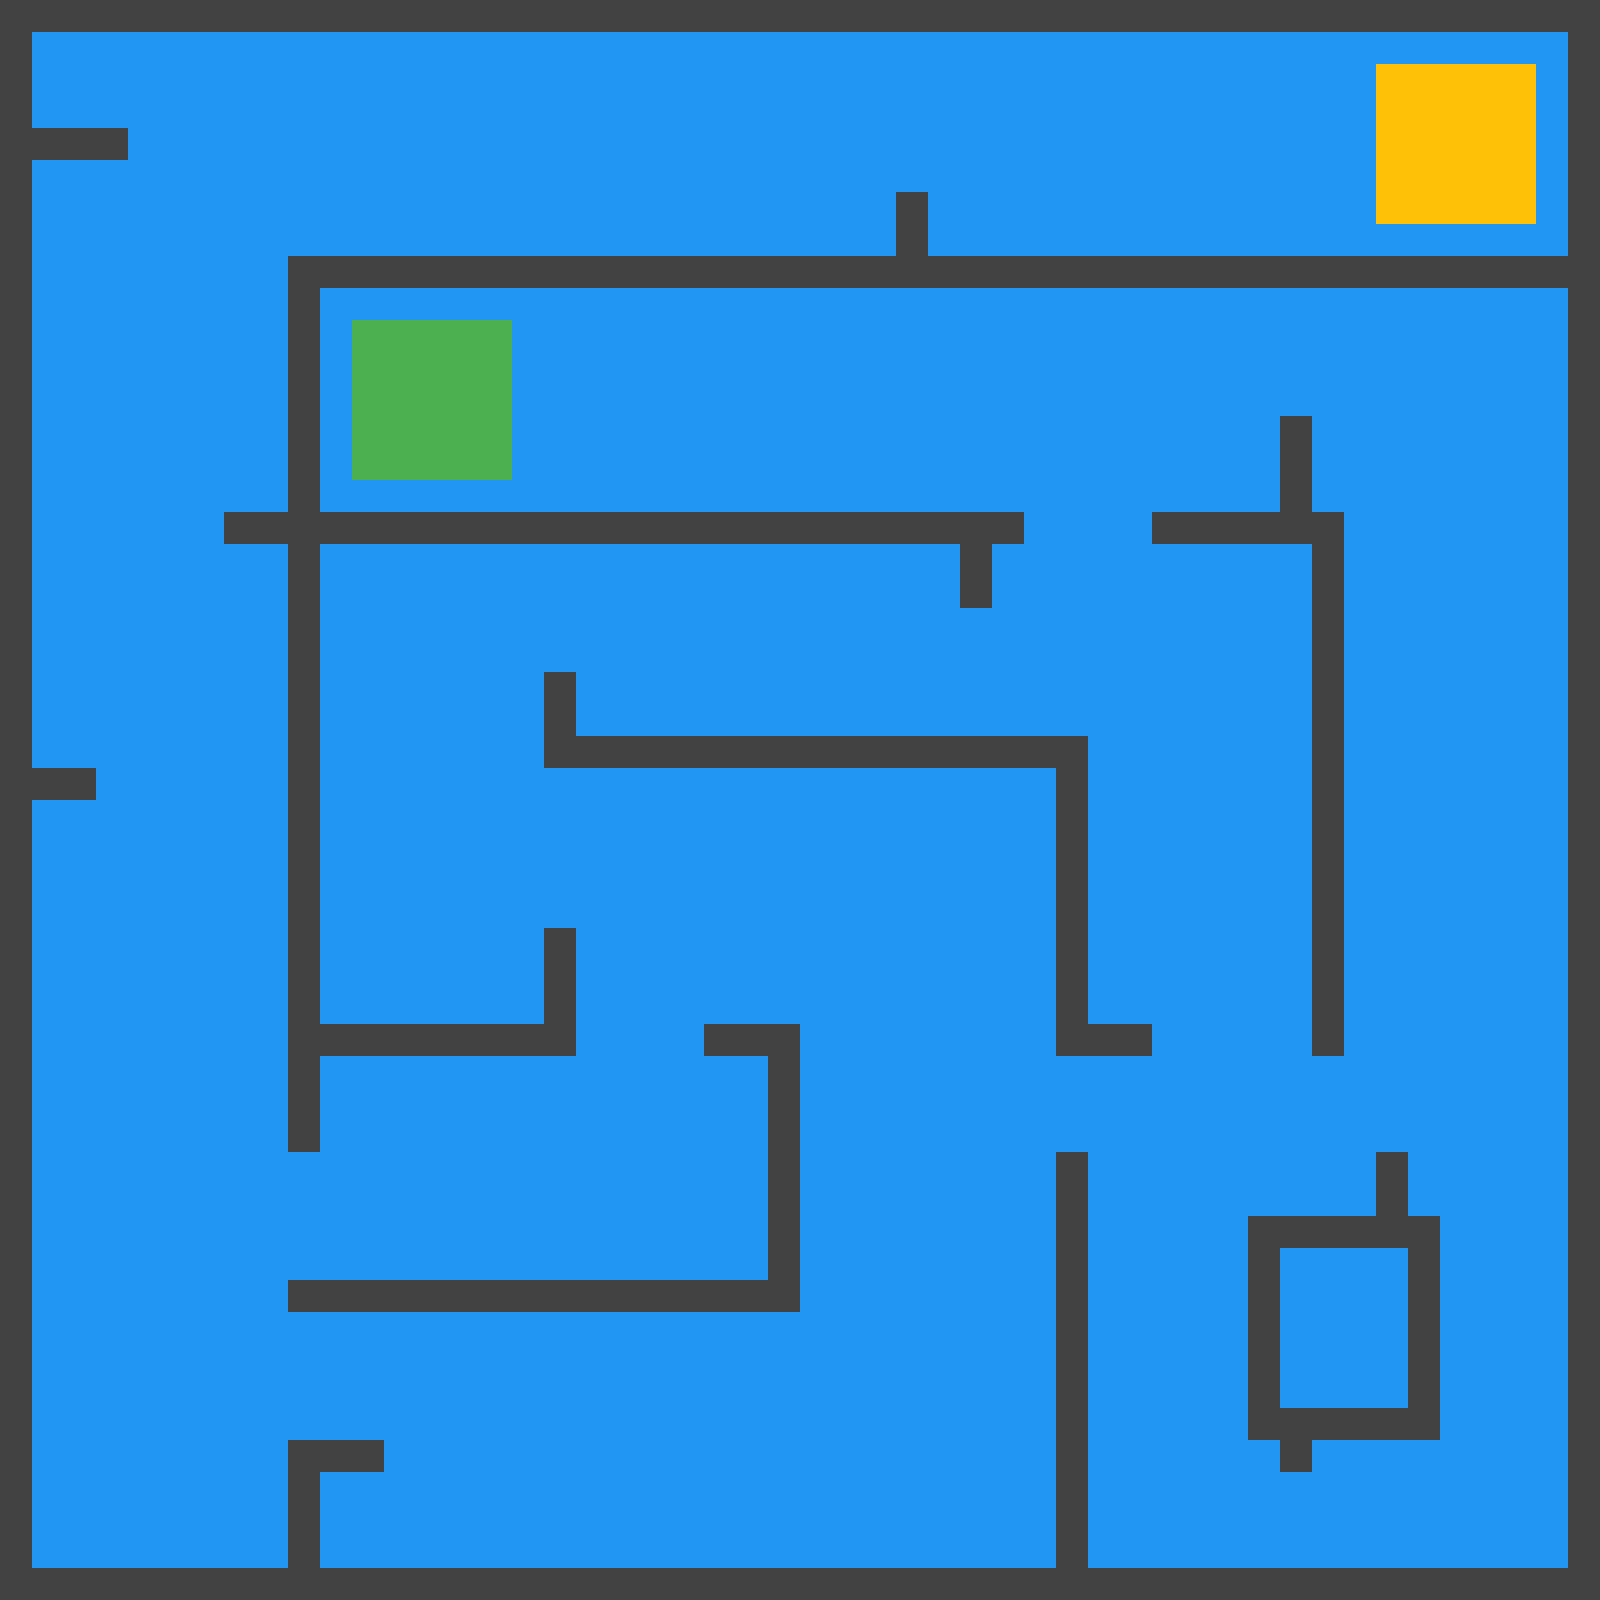

A level layout from a 2D game, rendered from its tile map. Below: a short description, then the map file with tile-grid data replaced by summaries:
An orthogonal 50x50 tile map with 32x32 px tiles, 2 tile layers (Kachelebene 2, Kachelebene 1) and 37 objects (35x wall, start, target).

<map version="1.2" tiledversion="1.2.0" orientation="orthogonal" renderorder="right-down" width="50" height="50" tilewidth="32" tileheight="32" infinite="0" nextlayerid="4" nextobjectid="39">
 <tileset firstgid="1" name="colors" tilewidth="32" tileheight="32" tilecount="400" columns="20">
  <image source="textures/colors.png" width="640" height="640" />
 </tileset>
 <layer id="3" name="Kachelebene 2" width="50" height="50">
  <data>[2500 cells, 2500 non-empty, 1 distinct tile ids]</data>
 </layer>
 <layer id="1" name="Kachelebene 1" width="50" height="50">
  <data>[2500 cells, 482 non-empty, 3 distinct tile ids]</data>
 </layer>
 <objectgroup id="2" name="Objektebene 1">
  <object id="1" type="wall" x="0" y="0" width="32" height="1600" />
  <object id="2" type="wall" x="0" y="1568" width="1600" height="32" />
  <object id="3" type="wall" x="1568" y="0" width="32" height="1600" />
  <object id="4" type="wall" x="0" y="0" width="1600" height="32" />
  <object id="6" type="wall" x="32" y="128" width="96" height="32" />
  <object id="7" type="start" x="1376" y="64" width="160" height="160" />
  <object id="8" type="target" x="352" y="320" width="160" height="160" />
  <object id="9" type="wall" x="288" y="256" width="1312" height="32" />
  <object id="10" type="wall" x="896" y="192" width="32" height="64" />
  <object id="11" type="wall" x="288" y="288" width="32" height="256" />
  <object id="12" type="wall" x="224" y="512" width="800" height="32" />
  <object id="13" type="wall" x="960" y="512" width="32" height="96" />
  <object id="14" type="wall" x="1280" y="416" width="32" height="96" />
  <object id="15" type="wall" x="1152" y="512" width="192" height="32" />
  <object id="16" type="wall" x="1312" y="544" width="32" height="512" />
  <object id="17" type="wall" x="1376" y="1152" width="32" height="96" />
  <object id="18" type="wall" x="1408" y="1216" width="32" height="224" />
  <object id="19" type="wall" x="1248" y="1216" width="128" height="32" />
  <object id="20" type="wall" x="1248" y="1248" width="32" height="192" />
  <object id="21" type="wall" x="1280" y="1408" width="128" height="32" />
  <object id="22" type="wall" x="1280" y="1440" width="32" height="32" />
  <object id="23" type="wall" x="32" y="768" width="64" height="32" />
  <object id="24" type="wall" x="288" y="1440" width="32" height="128" />
  <object id="25" type="wall" x="320" y="1440" width="64" height="32" />
  <object id="26" type="wall" x="288" y="672" width="32" height="384" />
  <object id="27" type="wall" x="320" y="1024" width="256" height="32" />
  <object id="28" type="wall" x="544" y="928" width="32" height="96" />
  <object id="29" type="wall" x="544" y="672" width="32" height="96" />
  <object id="30" type="wall" x="576" y="736" width="512" height="32" />
  <object id="31" type="wall" x="1056" y="1024" width="96" height="32" />
  <object id="32" type="wall" x="1056" y="768" width="32" height="256" />
  <object id="33" type="wall" x="704" y="1024" width="96" height="32" />
  <object id="34" type="wall" x="768" y="1056" width="32" height="256" />
  <object id="35" type="wall" x="288" y="1280" width="480" height="32" />
  <object id="36" type="wall" x="1056" y="1152" width="32" height="416" />
  <object id="37" type="wall" x="288" y="544" width="32" height="128" />
  <object id="38" type="wall" x="288" y="1056" width="32" height="96" />
 </objectgroup>
</map>